Frame 1 (no input): blank canvas, image omitted
Frame 60 (no input): blank canvas, image omitted
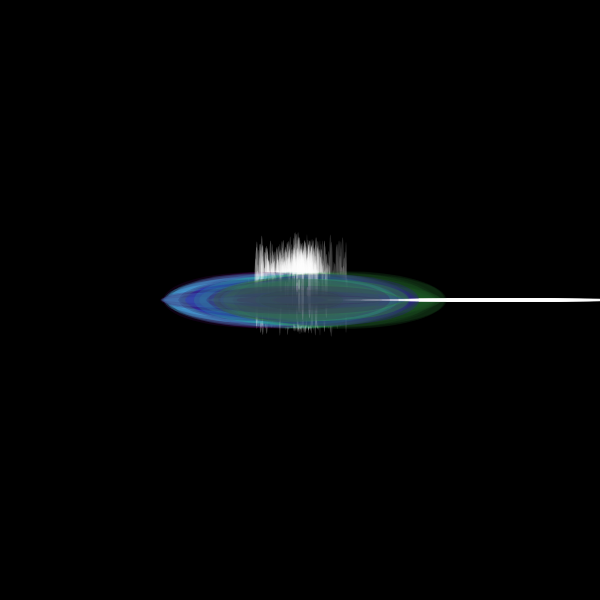
Frame 120 (the mouse pressed at the canvas centre since frame 60)

The p5.js sketch whose frames 1 and 60 were blank and that drew this single picture after the mouse press (run headless with seeded random() and noise() and a simulated clock; from frame 60 on, the mouse is pressed at the canvas centre):

// p5.js sketch
// ── sketch.js
let lls = []; //lotus leaf
let lfs = []; //lotus flower
let fish = []; //fish

function setup() {
  createCanvas(600, 600);
  background(0);
}

function draw() {
  // generate
  if (mouseIsPressed) {
    lls.push(new LL(mouseX, mouseY, random(50, 200)));
  }
  if (keyIsPressed && key === "f") {
    lfs.push(new LF(mouseX, mouseY));
    fish.push(new SH());
  }

  for (let i = 0; i < lls.length; i++) {
    let l = lls[i];
    l.move();
    l.fall();
    l.reappear();
    l.checkEdges();
    l.display();
  }
  for (let i = 0; i < lfs.length; i++) {
    let f = lfs[i];
    f.move();
    f.fall();
    f.display();
    f.bounce();
  }
  for (let i = 0; i < fish.length; i++) {
    let s = fish[i];
    s.move();
    s.display();
    s.bounce();
  }

  // limit
  //ll
  while (lls.length > 1200) {
    lls.splice(0, 1); // (index, howMany)
  }
  //lf
  while (lfs.length > 12) {
    lfs.splice(0, 1);
  }
  //fish
  while (fish.length > 12) {
    fish.splice(0, 1);
  }

  // control: if the particle is done, let's remove it!
  // FLIP the FOR LOOP!
  //ll
  for (let i = lls.length - 1; i >= 0; i--) {
    let l = lls[i];
    if (l.isDone) {
      lls.splice(i, 1); // (index, howMany)
    }
  }
  //lf
  for (let i = lfs.length - 1; i >= 0; i--) {
    let f = lfs[i];
    if (f.isDone) {
      lfs.splice(i, 1);
    }
  }
  //fish
  for (let i = fish.length - 1; i >= 0; i--) {
    let s = fish[i];
    if (s.isDone) {
      fish.splice(i, 1);
    }
  }

  // display the number of the particles
  //ll
  //text(lls.length, 10, 20);
  //lf
  //text(lfs.length, 580, 580);
  //fish
  //text(fish.length, 10, 580);
}

//ll
class LL {
  constructor(x, y, dia) {
    this.pos = createVector(x, y);
    this.vel = createVector(random(-1, 1), 0);
    this.dia = dia;
    //
    this.r = random(60 - mouseY * 0.1, 100 - mouseY * 0.1);
    this.g = random(mouseY * 0.1 + 160);
    this.b = random(0, 240);
    this.a = random(30, 80);
    //
    this.rotSpd = random(0.01, 0.03);
    //
    this.isDone = false;
  }
  move() {
    this.pos.add(this.vel); // pos += vel
  }
  fall() {
    let acc = createVector(0, 0.5);
    acc = acc - 0.01;
    this.vel.add(acc);
  }
  reappear() {
    if (this.pos.x < 0) {
      this.pos.x = width;
    } else if (this.pos.x > width) {
      this.pos.x = 0;
    }
    if (this.pos.y < 0) {
      this.pos.y = height;
    } else if (this.pos.y > height) {
      this.pos.y = 0;
    }
  }
  checkEdges() {
    if (this.pos.x < 0 || this.pos.x > width) {
      this.isDone = true;
    }
    if (this.pos.y < 0 || this.pos.y > height) {
      this.isDone = true;
    }
  }
  display() {
    push();
    translate(this.pos.x, this.pos.y);
    noStroke();
    fill(this.r, this.g, this.b, this.a);
    ellipse(0, 0, this.dia, this.dia * random(0.03, 0.3));
    fill(255, this.a);
    ellipse(
      this.dia,
      0,
      this.dia * random(0.5, 1),
      this.dia * random(0.01, 0.02)
    );
    ellipse(
      0,
      -this.dia * random(0.05, 0.1),
      this.dia * random(0.01, 0.02),
      this.dia * random(0.05, 0.5)
    );
    pop();
  }
}

//lf
class LF {
  constructor(x, y) {
    this.x = x;
    this.y = y;
    //
    this.xSpd = random(-0.2, 0.2);
    this.ySpd = random(-0.2, 0.2);
    this.vel = createVector(random(-0.2, 0.2), random(-0.2, 0.2));
    //
    this.dia1 = random(0.8, 1.5);
    this.dia2 = random(0.8, 1.5);
    //
    this.r = random(230, 255);
    this.g = random(210, 240);
    this.b = random(220, 255);
    this.a = random(50, 90);
    //
    this.isDone = false;
    //
    this.rotationAngle = 0;
    //
    this.rotationSpeed = random(-0.5, 0.5);
    //
  }
  bounce() {
    if (this.x < 0) {
      this.x = 0;
      this.xSpd = this.xSpd * -1;
      this.rotationAngle *= -0.8;
    } else if (this.x > width) {
      this.x = width;
      this.xSpd = this.xSpd * -1;
      this.rotationAngle *= -0.8;
    }
    if (this.y < 0) {
      this.y = 0;
      this.ySpd = this.ySpd * -1;
      this.rotationAngle *= -0.8;
    } else if (this.y > height) {
      this.y = height;
      this.ySpd = this.ySpd * -1;
      this.rotationAngle *= -0.8;
    }
  }
  move() {
    this.x += this.xSpd;
    this.y += this.ySpd;

    if (this.rotationAngle > -5 && this.rotationAngle < 5) {
      this.rotationAngle = this.rotationAngle + this.rotationSpeed;
    } else {
      this.rotationSpeed *= -1;
    }
  }
  fall() {
    let acc = createVector(0, 0.5);
    acc = acc - 0.01;
    this.vel.add(acc);
  }
  display() {
    push();
    translate(this.x, this.y);
    rotate(radians(this.rotationAngle - 110));
    noStroke();
    fill(
      this.r * 0.5,
      this.g * random(0.7, 1),
      this.b * random(0.7, 1),
      this.a
    );
    scale(0.3 * this.dia1, 0.4 * this.dia2);
    beginShape();
    curveVertex(-25, -110);
    curveVertex(-25, -110);
    curveVertex(-55, -25);
    curveVertex(-45, 10);
    curveVertex(-5, 10);
    curveVertex(5, -25);
    curveVertex(-25, -110);
    curveVertex(-25, -110);
    endShape();
    pop();

    push();
    translate(this.x, this.y);
    rotate(radians(this.rotationAngle + 110));
    noStroke();
    fill(
      this.r * 0.5,
      this.g * random(0.5, 0.7),
      this.b * random(0.5, 0.6),
      this.a
    );
    scale(0.3 * this.dia1, 0.4 * this.dia2);
    beginShape();
    curveVertex(25, -110);
    curveVertex(25, -110);
    curveVertex(-5, -25);
    curveVertex(5, 10);
    curveVertex(45, 10);
    curveVertex(55, -25);
    curveVertex(25, -110);
    curveVertex(25, -110);
    endShape();
    pop();

    push();
    translate(this.x, this.y);
    rotate(radians(this.rotationAngle));
    noStroke();
    fill(this.r, this.g, this.b, this.a);
    scale(0.6 * this.dia1, 0.5 * this.dia2);
    beginShape();
    curveVertex(0, -100);
    curveVertex(0, -100);
    curveVertex(-30, -15);
    curveVertex(-20, 20);
    curveVertex(20, 20);
    curveVertex(30, -15);
    curveVertex(0, -100);
    curveVertex(0, -100);
    endShape();
    scale(0.5, 0.8);
    fill(this.r, this.g - 30, this.b - 30, this.a + 10);
    beginShape();
    curveVertex(0, -100);
    curveVertex(0, -100);
    curveVertex(-30, -15);
    curveVertex(-20, 20);
    curveVertex(20, 20);
    curveVertex(30, -15);
    curveVertex(0, -100);
    curveVertex(0, -100);
    endShape();
    pop();

    push();
    translate(this.x, this.y);
    rotate(radians(this.rotationAngle - 54));
    noStroke();
    fill(this.r, this.g, this.b, this.a);
    scale(0.6 * this.dia1, 0.5 * this.dia2);
    beginShape();
    curveVertex(-5, -110);
    curveVertex(-5, -110);
    curveVertex(-35, -25);
    curveVertex(-25, 10);
    curveVertex(15, 10);
    curveVertex(25, -25);
    curveVertex(-5, -110);
    curveVertex(-5, -110);
    endShape();
    scale(0.5, 0.8);
    fill(this.r, this.g - 30, this.b - 30, this.a + 10);
    beginShape();
    curveVertex(-5, -110);
    curveVertex(-5, -110);
    curveVertex(-35, -25);
    curveVertex(-25, 10);
    curveVertex(15, 10);
    curveVertex(25, -25);
    curveVertex(-5, -110);
    curveVertex(-5, -110);
    endShape();
    pop();

    push();
    translate(this.x, this.y);
    rotate(radians(this.rotationAngle + 54));
    noStroke();
    fill(this.r, this.g, this.b, this.a);
    scale(0.6 * this.dia1, 0.5 * this.dia2);
    beginShape();
    curveVertex(5, -110);
    curveVertex(5, -110);
    curveVertex(-25, -25);
    curveVertex(-15, 10);
    curveVertex(25, 10);
    curveVertex(35, -25);
    curveVertex(5, -110);
    curveVertex(5, -110);
    endShape();
    scale(0.5, 0.8);
    fill(this.r, this.g - 30, this.b - 30, this.a + 10);
    beginShape();
    curveVertex(5, -110);
    curveVertex(5, -110);
    curveVertex(-25, -25);
    curveVertex(-15, 10);
    curveVertex(25, 10);
    curveVertex(35, -25);
    curveVertex(5, -110);
    curveVertex(5, -110);
    endShape();
    pop();

    push();
    translate(this.x, this.y);
    rotate(radians(this.rotationAngle - 81));
    noStroke();
    fill(this.r, this.g, this.b, this.a);
    scale(0.3 * this.dia1, 0.4 * this.dia2);
    beginShape();
    curveVertex(-25, -110);
    curveVertex(-25, -110);
    curveVertex(-55, -25);
    curveVertex(-45, 10);
    curveVertex(-5, 10);
    curveVertex(5, -25);
    curveVertex(-25, -110);
    curveVertex(-25, -110);
    endShape();
    pop();

    push();
    translate(this.x, this.y);
    rotate(radians(this.rotationAngle + 81));
    noStroke();
    fill(this.r, this.g, this.b, this.a);
    scale(0.3 * this.dia1, 0.4 * this.dia2);
    beginShape();
    curveVertex(25, -110);
    curveVertex(25, -110);
    curveVertex(-5, -25);
    curveVertex(5, 10);
    curveVertex(45, 10);
    curveVertex(55, -25);
    curveVertex(25, -110);
    curveVertex(25, -110);
    endShape();
    pop();

    push();
    translate(this.x, this.y);
    rotate(radians(this.rotationAngle));
    scale(0.6 * this.dia1);
    noStroke();
    fill(this.r, 0, 0, this.a);
    circle(0, 20, 7);
    rotate(radians(-30));
    circle(0, 20, 5);
    rotate(radians(60));
    circle(0, 20, 5);
    pop();
  }
}

//fish
class SH {
  constructor(x, y) {
    do {
      this.x = mouseX + random(-40, 40);
      this.y = mouseY + random(-40, 40);
    } while (
      this.x > mouseX - 20 &&
      this.x < mouseX + 20 &&
      this.y > mouseY - 20 &&
      this.y < mouseY + 20
    );
    //
    this.vel = createVector(random(-0.2, 0.2), random(-0.2, 0.2));
    this.speed = random(1, 1.5);
    //
    this.a = random(0, 20);
    this.a = this.a++;
    //
    this.isDone = false;
  }
  bounce() {
    if (this.x < 0) {
      this.x = 0;
      this.vel.x = abs(this.vel.x);
    } else if (this.x > width) {
      this.x = width;
      this.vel.x = -abs(this.vel.x);
    }
    if (this.y < 0) {
      this.y = 0;
      this.vel.y = abs(this.vel.y);
    } else if (this.y > height) {
      this.y = height;
      this.vel.y = -abs(this.vel.y);
    }
  }
  move() {
    this.x += this.vel.x * this.speed;
    this.y += this.vel.y * this.speed;
    this.bounce();
  }
  speedUp() {
    this.speed *= 1.05;
  }
  display() {
    push();
    translate(this.x, this.y);
    rotate(this.vel.heading());
    noStroke();
    fill(255, 0, 0, this.a);
    scale(random(1, 2));
    ellipse(0, 0, 15, 6);
    triangle(-6, 0, -12, -3, -12, 3);
    pop();
  }
}
